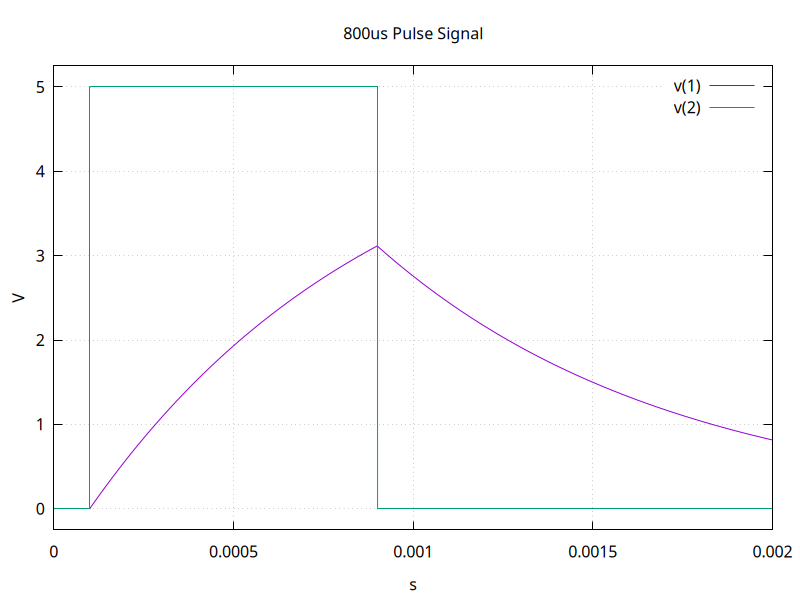

Write gnuplot code to recreate this figure.
set terminal pngcairo size 800,600
set output 'pulse3.png'
set encoding utf8
set termoption noenhanced
set title "800us Pulse Signal"
set xlabel "s"
set ylabel "V"
set grid
unset logscale x 
set xrange [0.000000e+00:2.000000e-03]
unset logscale y 
set yrange [-2.500000e-01:5.250000e+00]
set format y "%g"
set format x "%g"
# wrdata format: Col 1=Time, 2=v(1), 3=Time, 4=v(2)
plot 'pulse3_data.txt' using 1:2 with lines lw 1 title "v(1)",\
'pulse3_data.txt' using 3:4 with lines lw 1 title "v(2)"
